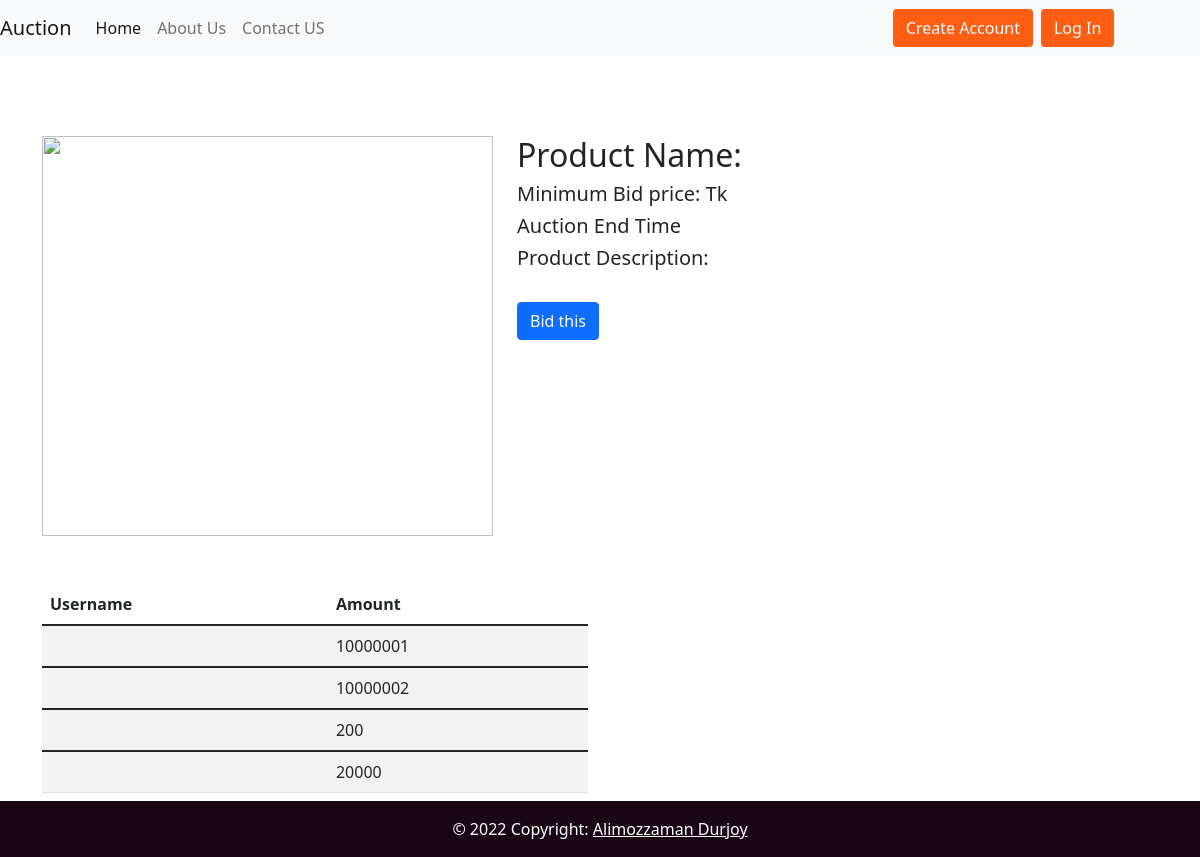
/bidamountdata/, run on an earlier commit of the app's database.
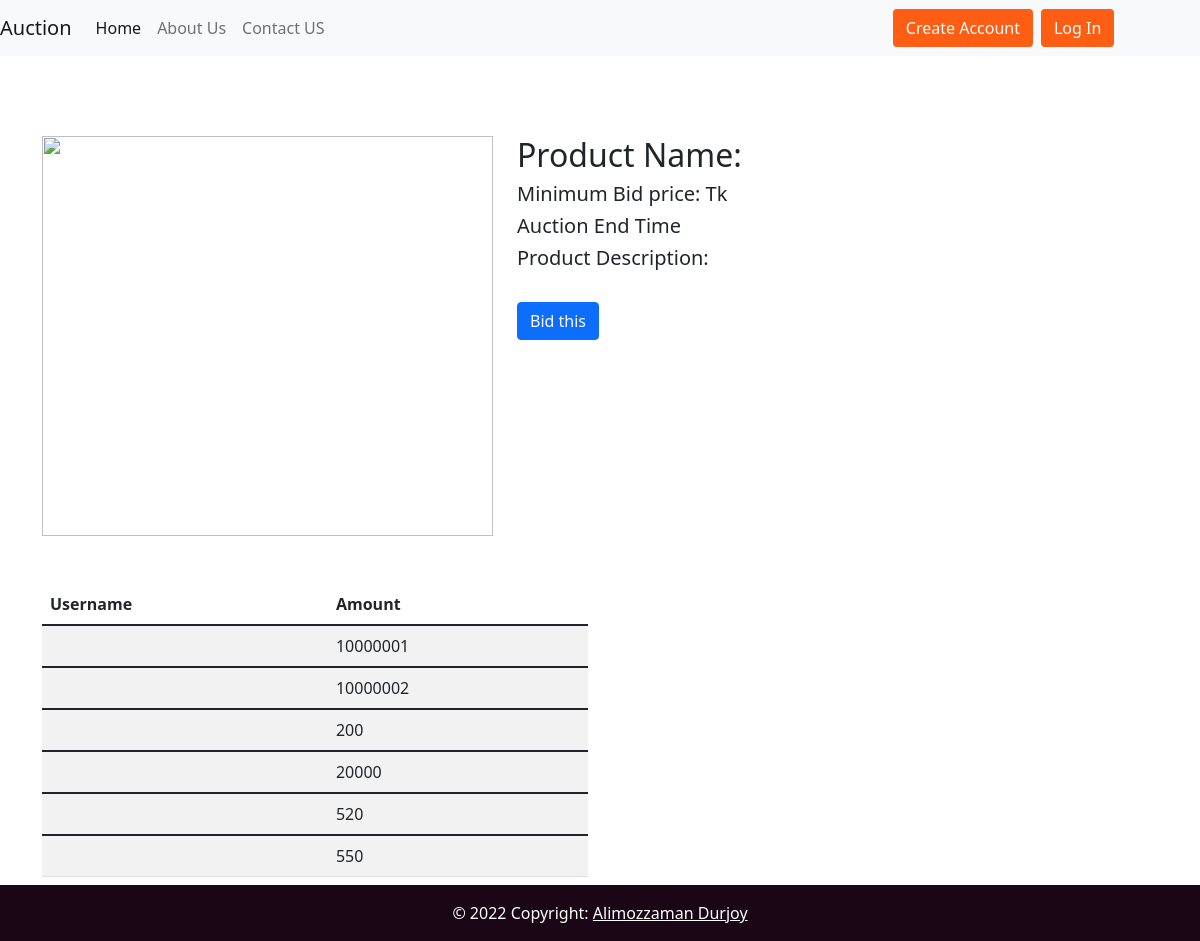
And on a later commit of the database.
### app/models.py (models this page shows, shortened)
class Bid(models.Model):
  product = models.ForeignKey(Product,on_delete=models.CASCADE)
  user = models.ForeignKey(Customer,on_delete=models.CASCADE)
  bid_amount = models.CharField(max_length=20)

### app/views.py (the view)
# urls.py: path('bidamountdata/', views.bidamountdata, name="bidamountdata"),
def bidamountdata(request):
  bid = Bid.objects.all()
  return render(request, 'app/bid.html',{'bid':bid})

### app/templates/app/bid.html (shortened to what this page needs)
{% extends 'app/base.html' %}
{% load static %}
{% block main-content %}
<div class="container" style="padding-top: 80px;">
  <div class="row">
    <div class="col-md-5">
      <img src="{{ object.photo.url }}" alt="" style="width: 100%; height: 50vh;">
    </div>
    <div class="col-md-7">
      <h2>Product Name:{{object.name}}</h2>
      <h5>Minimum Bid price: {{object.min_bid_price}}Tk</h5>
      <h5>Auction End Time{{object.auctionEndTime}}</h5>
      <h5>Product Description: {{object.description}}</h5>
      <br>
      <a href="{% url 'bidamount' object.id %}" role="button" class="btn btn-primary">Bid this</a>
      <br>
    </div>
  </div>
</div>
<div class="container my-5">
  <div class="row">
    <div class="col-md-6 table-responsive">
      <table class="table table-striped">
        <thead>
          <tr>
            <th scope="col">Username</th>
            <th scope="col">Amount</th>
          </tr>
        </thead>
        {% for b in bid %}
        <tbody>
          <td>{{b.product.user.username}}</td>
          <td>{{b.bid_amount}}</td>
        </tbody>
        {% endfor %}
      </table>
    </div>
  </div>
</div>
{% endblock main-content %}

What changed in the data, as far as the page shows it:
added Bid: bid_amount "520"
added Bid: bid_amount "550"
